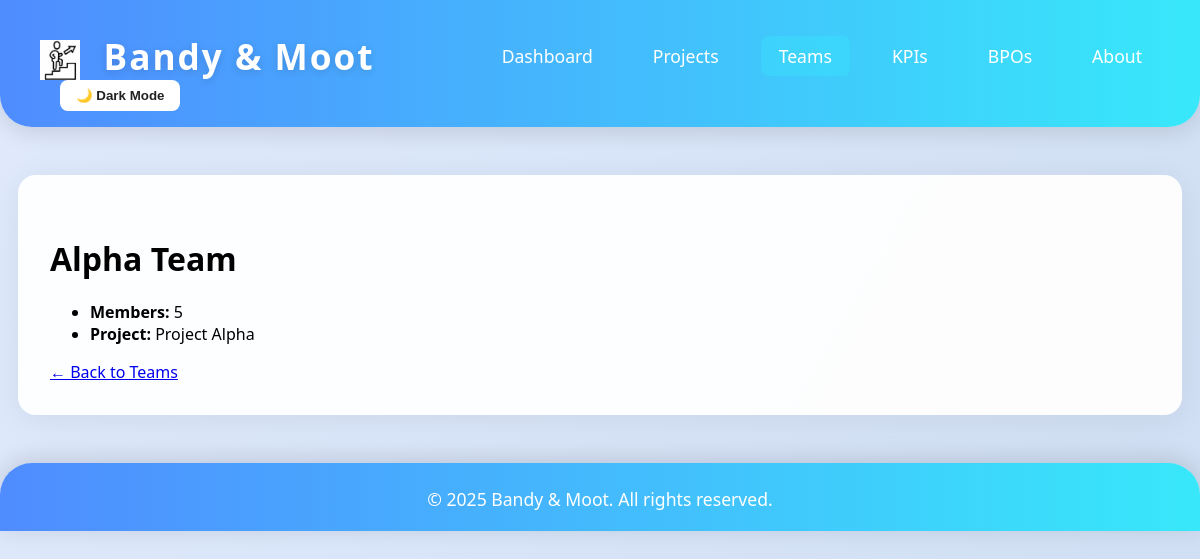
/teams/1/, run on the app's committed database.
### dashboard/models.py (models this page shows, shortened)
class Team(models.Model):
	name = models.CharField(max_length=100)
	members = models.PositiveIntegerField()
	project = models.ForeignKey(Project, on_delete=models.CASCADE)

class Project(models.Model):
	name = models.CharField(max_length=100)
	client = models.CharField(max_length=100)
	status = models.CharField(max_length=50)
	start_date = models.DateField()
	end_date = models.DateField(null=True, blank=True)
	bpo = models.ForeignKey(BPO, on_delete=models.SET_NULL, null=True, blank=True)

### dashboard/views.py (the view)
# urls.py: path('teams/<int:pk>/', views.team_detail, name='team_detail'),
def team_detail(request, pk):
    team = get_object_or_404(Team, pk=pk)
    return render(request, 'dashboard/team_detail.html', {'team': team})

### dashboard/templates/dashboard/team_detail.html (shortened to what this page needs)
{% extends 'dashboard/base.html' %}
{% block content %}
<h1>{{ team.name }}</h1>
<ul>
    <li><strong>Members:</strong> {{ team.members }}</li>
    <li><strong>Project:</strong> {{ team.project.name }}</li>
</ul>
<a href="/teams/">&larr; Back to Teams</a>
{% endblock %}

### dashboard/templates/dashboard/base.html (style rules this page uses)
body { font-family: 'Segoe UI', Arial, sans-serif; margin: 0; background: linear-gradient(120deg, #e0eafc 0%, #cfdef3 100%); min-height: 100vh; transition: background 0.3s, color 0.3s; }

### data on the page
Team: name "Alpha Team", members "5", project.name "Project Alpha"
